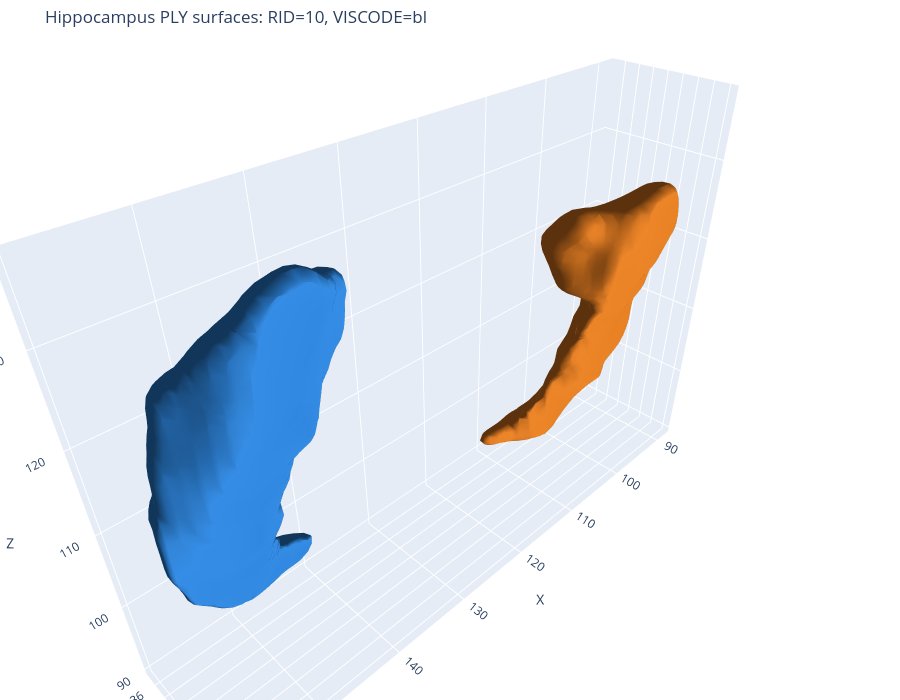

Notebook source saved alongside this figure:
### Markdown cell above
## 3D PLY Inspection

### Code cell
def add_mesh_trace(fig, mesh, name, color):
    vertices = np.asarray(mesh.vertices)
    faces = np.asarray(mesh.faces)
    fig.add_trace(
        go.Mesh3d(
            x=vertices[:, 0],
            y=vertices[:, 1],
            z=vertices[:, 2],
            i=faces[:, 0],
            j=faces[:, 1],
            k=faces[:, 2],
            name=name,
            color=color,
            opacity=1.0,
            flatshading=False,
            lighting=dict(ambient=0.40, diffuse=0.75, specular=0.18, roughness=0.78),
            lightposition=dict(x=100, y=160, z=180),
        )
    )

def show_subject_surface(rid=None, viscode=None):
    available = vol_long[vol_long["status"].isin(["ok", "skipped_existing"])].copy()
    if available.empty:
        raise ValueError("No successful PLY rows available.")
    if rid is None:
        rid = str(available.iloc[0]["RID"])
    if viscode is None:
        viscode = str(available[available["RID"].eq(str(rid))].iloc[0]["VISCODE"])
    rows = available[(available["RID"].eq(str(rid))) & (available["VISCODE"].eq(str(viscode)))]
    if rows.empty:
        raise ValueError(f"No PLY rows found for RID={rid}, VISCODE={viscode}")

    fig = go.Figure()
    for _, row in rows.sort_values("hemi").iterrows():
        mesh = trimesh.load_mesh(row["ply_path"], process=False)
        color = "#2E86DE" if row["hemi"] == "L" else "#E67E22"
        add_mesh_trace(fig, mesh, f"{rid}_{viscode}_{row['hemi']}", color)
    title = f"Hippocampus PLY surfaces: RID={rid}, VISCODE={viscode}"
    fig.update_layout(
        title=title,
        width=900,
        height=700,
        scene=dict(aspectmode="data", xaxis_title="X", yaxis_title="Y", zaxis_title="Z"),
        margin=dict(l=0, r=0, t=45, b=0),
    )
    fig.show()

# Change these values to inspect another subject.
example_rid = str(merged.iloc[0]["RID"]) if not merged.empty else None
example_viscode = str(merged.iloc[0]["VISCODE"]) if not merged.empty else None
show_subject_surface(example_rid, example_viscode)

### Figure 1 — Plotly figure (JSON) as saved in the notebook; plotly's stock layout.template omitted (floating-point values rounded to 4 significant figures; data arrays with more than 128 entries replaced by an {"elided": "..."} marker saying what was removed)
{"data": [{"color": "#2E86DE", "flatshading": false, "i": {"elided": "4332 int values"}, "j": {"elided": "4332 int values"}, "k": {"elided": "4332 int values"}, "lighting": {"ambient": 0.4, "diffuse": 0.75, "roughness": 0.78, "specular": 0.18}, "lightposition": {"x": 100, "y": 160, "z": 180}, "name": "10_bl_L", "opacity": 1, "type": "mesh3d", "x": {"elided": "2168 float values"}, "y": {"elided": "2168 float values"}, "z": {"elided": "2168 float values"}}, {"color": "#E67E22", "flatshading": false, "i": {"elided": "3756 int values"}, "j": {"elided": "3756 int values"}, "k": {"elided": "3756 int values"}, "lighting": {"ambient": 0.4, "diffuse": 0.75, "roughness": 0.78, "specular": 0.18}, "lightposition": {"x": 100, "y": 160, "z": 180}, "name": "10_bl_R", "opacity": 1, "type": "mesh3d", "x": {"elided": "1880 float values"}, "y": {"elided": "1880 float values"}, "z": {"elided": "1880 float values"}}], "layout": {"height": 700, "margin": {"b": 0, "l": 0, "r": 0, "t": 45}, "scene": {"aspectmode": "data", "xaxis": {"title": {"text": "X"}}, "yaxis": {"title": {"text": "Y"}}, "zaxis": {"title": {"text": "Z"}}}, "title": {"text": "Hippocampus PLY surfaces: RID=10, VISCODE=bl"}, "width": 900}}
